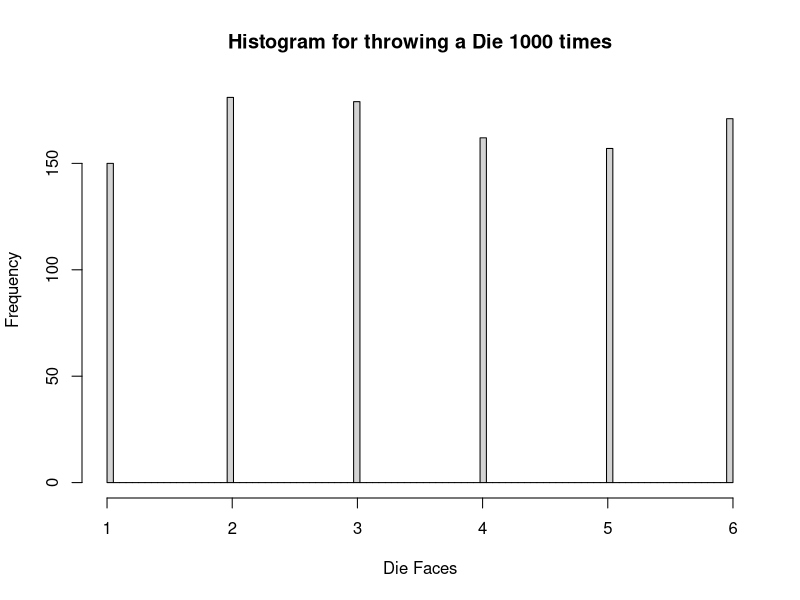
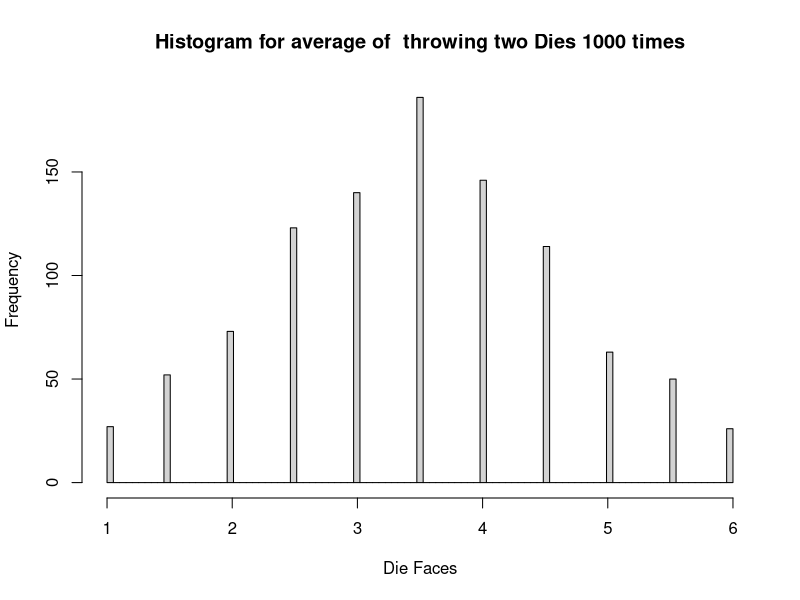
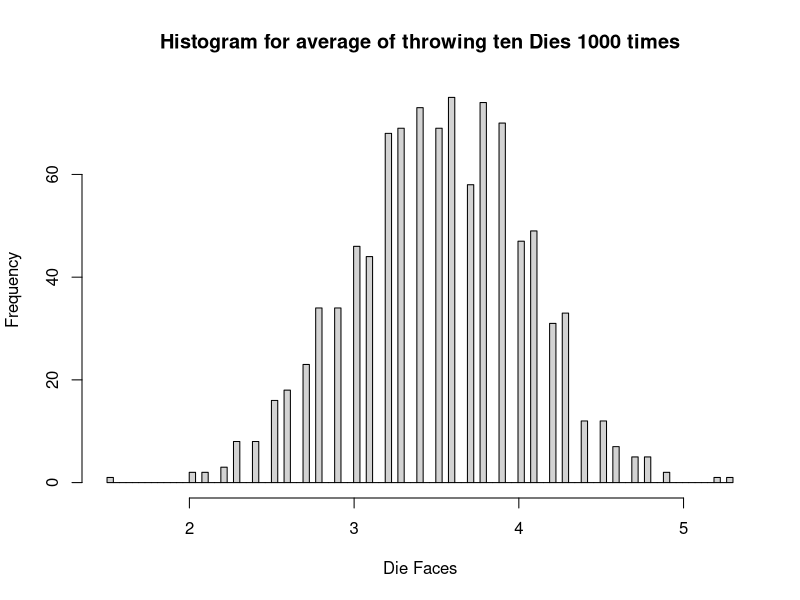

The R source for these figures, in order:
#part 1
die = sample(1:6,size=1000,replace=TRUE)
hist(die,freq=TRUE,main="Histogram for throwing a Die 1000 times",xlab="Die Faces",breaks=seq(min(die),max(die),l=100))

#part 2
die1 = sample(1:6,size=1000,replace=TRUE)
die2 = sample(1:6,size=1000,replace=TRUE)

avg_two_dies=matrix(0,nrow = 1,ncol = 1000)
mean_two_dies=0
for( i in 1:1000)
{
  avg_two_dies[1,i]=(die1[i]+die2[i])/2
  mean_two_dies=mean_two_dies+avg_two_dies[1,i]
  
}

#histogram of the average 
hist(avg_two_dies,freq=TRUE,main="Histogram for average of  throwing two Dies 1000 times",xlab="Die Faces",breaks=seq(min(avg_two_dies),max(avg_two_dies),l=100))
#mean
mean_two_dies=mean_two_dies/1000
#mean_two_dies=mean(avg_two_dies) mean using built in function

#varience
var_two_dies=0
for( i in 1:1000)
{
  var_two_dies=var_two_dies+(avg_two_dies[1,i]-mean_two_dies)^2
}
var_two_dies=var_two_dies/(1000-1)
#var_two_die=var(avg_two_dies)

#part 3

die_matrix=matrix(0,nrow = 10,ncol = 1000)
mean_ten_dies=0
for(i in 1:10)
{
  die_matrix[i,1:1000]=sample(1:6,size=1000,replace=TRUE)
}

avg_ten_dies=matrix(0,nrow = 1,ncol = 1000)

for( i in 1:1000)
{
  for(j in 1:10)
  {
    avg_ten_dies[1,i]=avg_ten_dies[1,i]+(die_matrix[j,i])  
  }
  avg_ten_dies[1,i]=avg_ten_dies[1,i]/10
  mean_ten_dies=mean_ten_dies+avg_ten_dies[1,i] #preparing the mean of 10 dies
  
  
}


hist(avg_ten_dies,freq=TRUE,main="Histogram for average of throwing ten Dies 1000 times",xlab="Die Faces",breaks=seq(min(avg_ten_dies),max(avg_ten_dies),l=100))

#mean of 10 dies
mean_ten_dies=mean_ten_dies/1000
#mean_ten_dies = mean(avg_ten_dies) mean using built in function
#var of 10 dies
var_ten_dies=0
for( i in 1:1000)
{
  var_ten_dies=var_ten_dies+(avg_ten_dies[1,i]-mean_ten_dies)^2
}
var_ten_dies=var_ten_dies/(1000-1)
#var_ten_dies = var(avg_ten_dies)